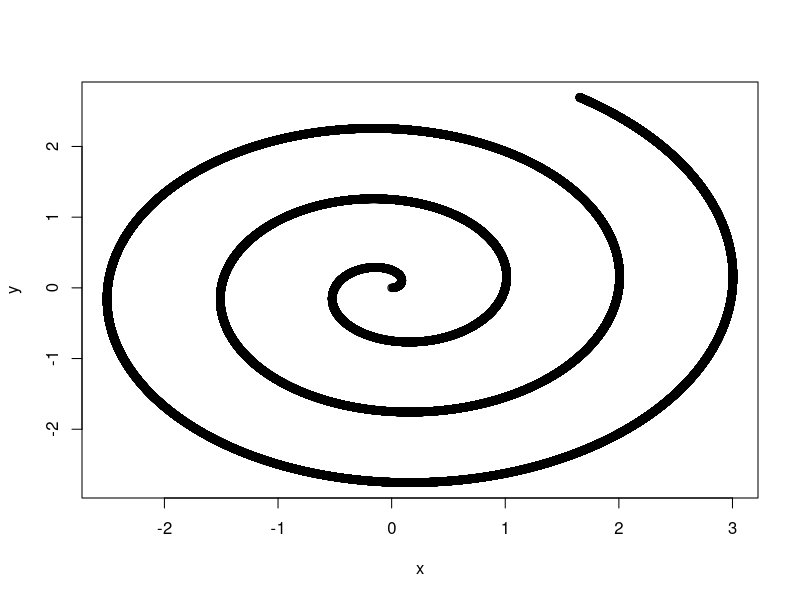

Recreate this plot in R.
## ---- chunk 1
knitr::opts_chunk$set(echo = TRUE)
## ---- chunk 2
#for n = 0
#h(x,0) = 1

#for n=1
#h(x, 1)= 1 + x

#for n = 2
#h(x, 2)= 1 + x + x^2
n=10
h=1
x=2
for (i in 1:n){
  h <- h + x^i
  #print(h)
}

print(h)
## ---- chunk 3
library(dplyr)
#sample <- c(1,2,3,4,5,6,7)

sum_3rd <- function(x) {
  x[seq(1, length(x), by = 3)] %>%
  sum()
}

#sum_3rd(sample)

## ---- chunk 4
test <- c(10:1, 50)
Minimum_function <- function(x){
  x.min <- x[1]
  for (i in 1:length(x)){
    if (x[i] < x.min) {
      x.min <- x[i] 
    }
  }
  print(x.min)
}

Minimum_function(test)

## ---- chunk 5
#set.seed(1) for testing

craps_testing <- function() {
  roll_1 <- sum(ceiling(6*runif(2)))
  if (roll_1 == 7 | roll_1 == 11) {print( paste("rolled a", roll_1, "you win"))}
  else {
  print(roll_1)
  dice_roll <- sum(ceiling(6*runif(2)))
  while (dice_roll != roll_1 & dice_roll != 7 & dice_roll != 11)
 {
    print(dice_roll)
dice_roll <- sum(ceiling(6*runif(2)))
  }
  if (dice_roll == roll_1) print(paste("Your roll matched your first roll, YOU WIN!!!", dice_roll))
  else print(paste("You lose, life is hard...", dice_roll))
}}

craps_testing()
## ---- chunk 6
craps <- function() {
  roll_1 <- sum(ceiling(6*runif(2)))
  if (roll_1 == 7 | roll_1 == 11) {print( paste("rolled a", roll_1, "you win"))}
  else {
  dice_roll <- sum(ceiling(6*runif(2)))
  while (dice_roll != roll_1 & dice_roll != 7 & dice_roll != 11)
 {
dice_roll <- sum(ceiling(6*runif(2)))
  }
  if (dice_roll == roll_1) print("Your roll matched your first roll, YOU WIN!!!")
  else print("You lose, life is hard...")
}}

craps()
## ---- chunk 7
t <- seq(0, 10, by = 0.0001) %>% sqrt()
x <- t *cos(2*pi*t)
y <- t *sin(2*pi*t)
plot(x, y)
